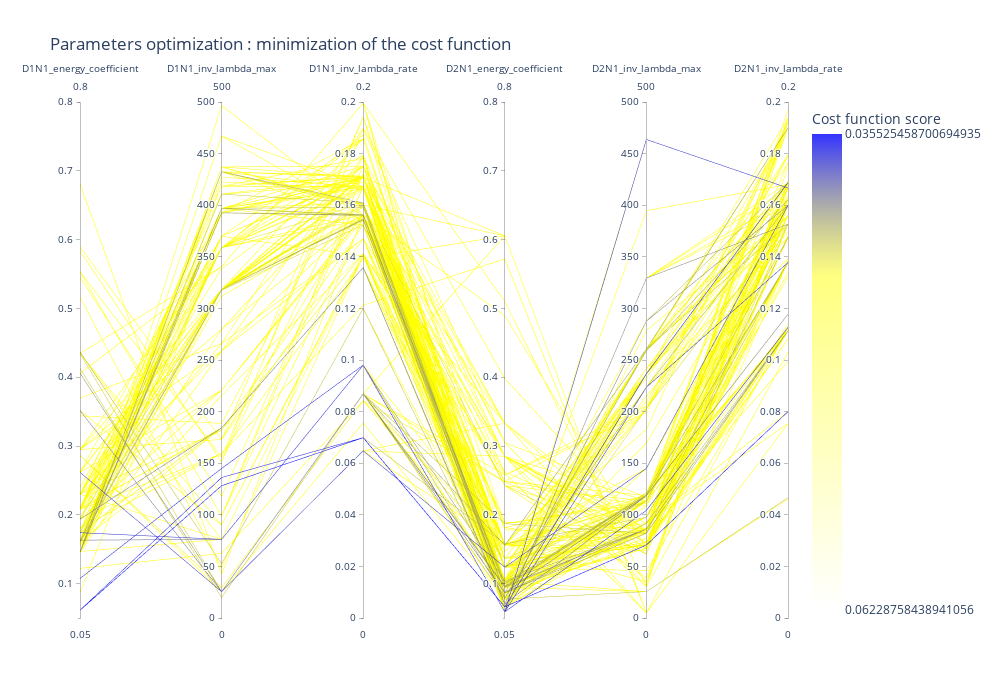

Source (notebook cell):
### Code cell
fig = viewer.parallel_coordinates(500, unselected_opacity=0)
fig.update_layout(width=1000, height=700)

### Figure 1 — Plotly figure (JSON) as saved in the notebook; plotly's stock layout.template omitted (floating-point values rounded to 4 significant figures; data arrays with more than 128 entries replaced by an {"elided": "..."} marker saying what was removed)
{"data": [{"dimensions": [{"label": "D1N1_energy_coefficient", "range": [0.05, 0.8], "values": {"elided": "500 float values"}}, {"label": "D1N1_inv_lambda_max", "range": [0, 500], "values": {"elided": "500 float values"}}, {"label": "D1N1_inv_lambda_rate", "range": [0, 0.2], "values": {"elided": "500 float values"}}, {"label": "D2N1_energy_coefficient", "range": [0.05, 0.8], "values": {"elided": "500 float values"}}, {"label": "D2N1_inv_lambda_max", "range": [0, 500], "values": {"elided": "500 float values"}}, {"label": "D2N1_inv_lambda_rate", "range": [0, 0.2], "values": {"elided": "500 float values"}}], "line": {"color": {"elided": "500 float values"}, "colorbar": {"tickmode": "array", "ticktext": [0.03553, 0.06229], "tickvals": [-0.03553, -0.06229], "title": {"text": "Cost function score"}}, "colorscale": [[0, "rgba(0, 0, 255, 0.8)"], [0.3, "rgba(255,255,0,0.5)"], [1, "rgba(255,255,0,0.0)"]], "reversescale": true, "showscale": true}, "type": "parcoords", "unselected": {"line": {"opacity": 0}}}], "layout": {"coloraxis": {"colorbar": {"title": {"text": "Fitness"}}}, "height": 700, "title": {"text": "Parameters optimization : minimization of the cost function"}, "width": 1000}}
